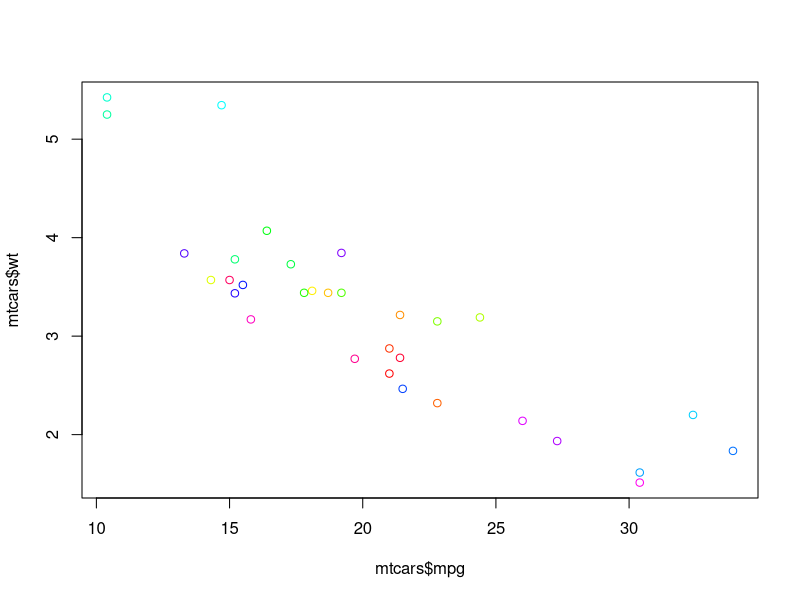

Generate this figure with R:
## ---- chunk 1
data("mtcars")
plot(mtcars$mpg, mtcars$wt, col = rainbow(length(mtcars$mpg)))
## ---- chunk 2

